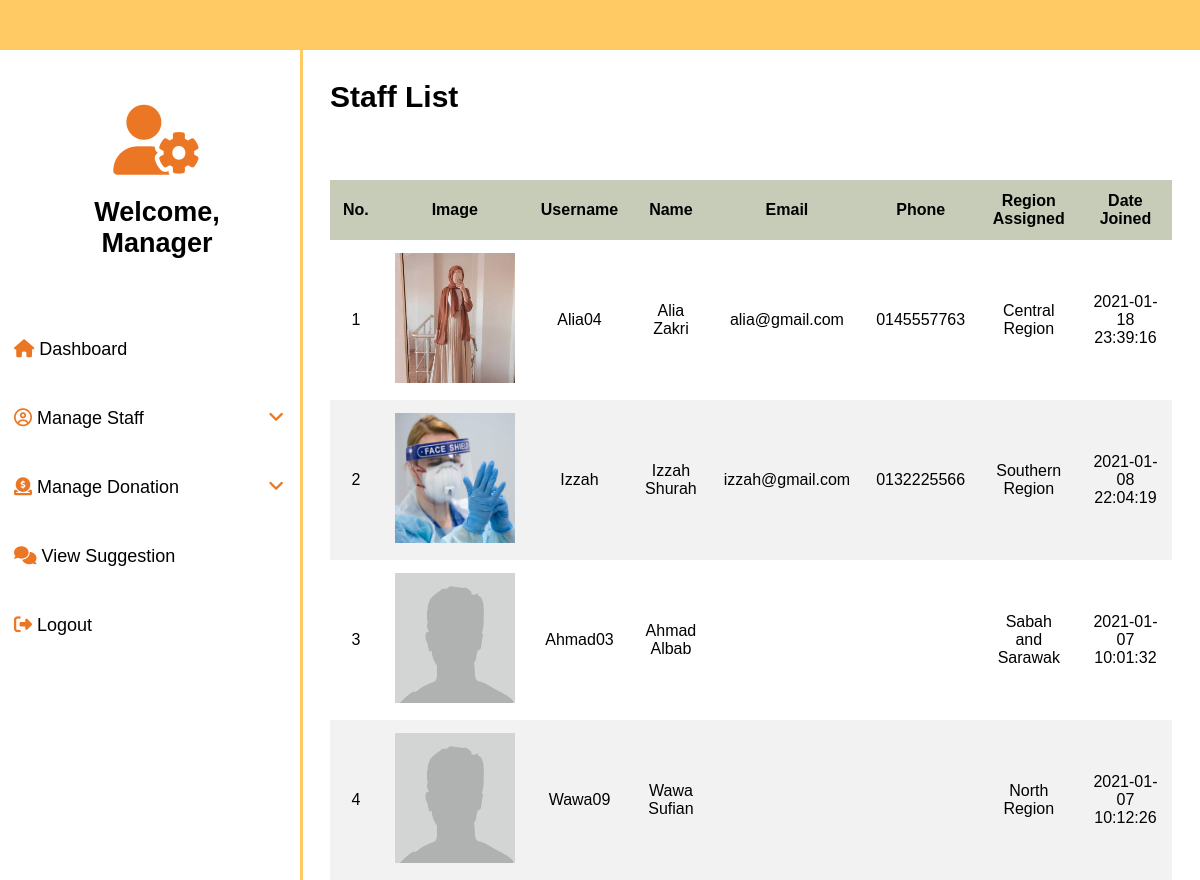
Screenshot of /admin/admin_liststaff.php with the database file from the repository.
### tables this page shows
CREATE TABLE `users` (
  `user_id` int(50) NOT NULL,
  `username` varchar(50) NOT NULL,
  `user_fname` varchar(50) NOT NULL,
  `user_email` varchar(50) NOT NULL,
  `password` varchar(20) NOT NULL,
  `role` varchar(15) NOT NULL,
  `phone` varchar(12) NOT NULL,
  `image` longblob NOT NULL,
  `date_joined` timestamp NOT NULL DEFAULT CURRENT_TIMESTAMP ON UPDATE CURRENT_TIMESTAMP,
  `region` varchar(30) NOT NULL
);

### admin/admin_liststaff.php (the view, shortened to what this page needs)
<?php
include("../includes/dbconnection.php");
?>
<!DOCTYPE html>
<html>
	<head>
		<link rel="stylesheet"href="../css/style2.css"type="text/css">
	</head>
	<body>
		<header>
		</header>
		<nav>
			<li>
				<center>
					<br><br><br>
					<i class="fas fa-user-cog"></i>
					<h2>Welcome, <br>Manager</h2>
					<br>
				</center>
			</li>
			<li><a href="admin_dashboard.php"><i class="fas fa-home"></i>  Dashboard</a></li>
			<li><button class="dropdown-btn"><i class="far fa-user-circle"></i>  Manage Staff<i class="fas fa-angle-down"></i></button>
			</li>
			<li><button class="dropdown-btn"><i class="fas fa-donate"></i>  Manage Donation<i class="fas fa-angle-down"></i></button>
			</li>
			<li><a href="admin_suggestion.php"><i class="fas fa-comments"></i>  View Suggestion</a></li>
			<li><a href="../includes/logout.php"><i class="fas fa-sign-out-alt"></i>  Logout</a></li>
		</nav>
		<section>
			<article>
				<h1>Staff List</h1>
				<br><br>
				<table class="needapp">
					<tr>
						<th>No.</th>
						<th>Image</th>
						<th>Username</th>
						<th>Name</th>
						<th>Email</th>
						<th>Phone</th>
						<th>Region Assigned</th>
						<th>Date Joined</th>
					</tr>
					<?php
			        $sql="SELECT * FROM users WHERE role='Staff'";
			        $result = mysqli_query($conn,$sql);
			        if ($result == TRUE) {
			            $no = 0;
			            while($row = mysqli_fetch_array($result)) {
			            	$img=$row['image'];
						if (empty($img)) {
							$img="../images/placeholder.jpg";
						}
						else
							$img="../images/$img";
	            	?>
					<tr>
						<td><?php echo ++$no; ?></td>
						<td><img src="<?php echo $img; ?>" width="120" height="130" alt=""></td>
						<td><?php echo $row['username']; ?></td>
						<td><?php echo $row['user_fname']; ?></td>
						<td><?php echo $row['user_email']; ?></td>
						<td><?php echo $row['phone']; ?></td>
						<td><?php echo $row['region']; ?></td>
						<td><?php echo $row['date_joined']; ?></td>
					</tr>
					<?php
						}}
						else
						{
							echo "0 result";
						}
					?>
				</table>
			</article>
		</section>
	</body>
</html>

### css/style2.css (style rules this page uses)
html { font-family: arial; }
body { margin: 0; }
header { background-color: #ffc963; height: 50px; position: relative; width: 100%; z-index: 2; }
article { margin-left: 310px; padding: 0px 20px; }
h1 { font-size: 30px; }
nav { height: 100%; width: 300px; position: fixed; z-index: 1; top: 0; left: 0; background-color: white; overflow-x: hidden; padding-top: 30px; border-right: 3px solid; border-color: #ffc963; }
nav li, nav a, .dropdown-btn { padding: 12px 15px 12px 7px; text-decoration: none; font-size: 18px; color: black; display: block; border: none; background: none; width: 100%; text-align: left; outline: none; font-family: arial; }
nav a , .dropdown-btn { cursor: pointer; }
.fa-angle-down { float: right; padding-right: 8px; color: #eb7623; }
.fa-user-cog, .fa-user, .fa-user-plus, .fa-newspaper, .fa-users, .add .fa-donate { font-size: 70px; color: #eb7623; }
.fa-home, .fa-user-circle, .fa-donate, .fa-sign-out-alt, .fa-edit, .fa-user-edit, .fa-comments { color: #eb7623; }
.needapp { border-collapse: collapse; width: 99%; }
.needapp td, .needapp th { padding : 13px; text-align: center; }
.needapp tr:nth-child(odd) { background-color: #f2f2f2; }
.needapp th { padding-top: 12px; padding-bottom: 12px; text-align: center; background-color: #c7ccb9; }

### rows the page displays
users: image (picture), username "Alia04", user_fname "Alia Zakri", user_email "alia@gmail.com", phone "0145557763", region "Central Region", date_joined "2021-01-18 23:39:16"
users: image (picture), username "Izzah", user_fname "Izzah Shurah", user_email "izzah@gmail.com", phone "0132225566", region "Southern Region", date_joined "2021-01-08 22:04:19"
users: username "Ahmad03", user_fname "Ahmad Albab", region "Sabah and Sarawak", date_joined "2021-01-07 10:01:32"
users: username "Wawa09", user_fname "Wawa Sufian", region "North Region", date_joined "2021-01-07 10:12:26"
